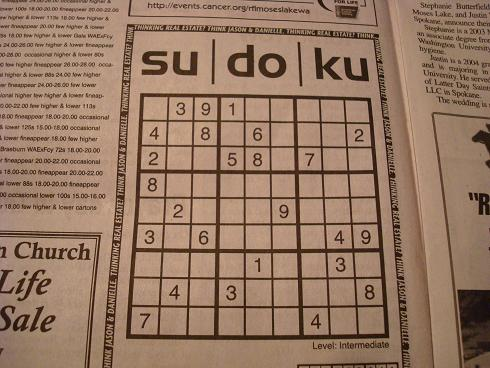
#> input picture sudoku.jpg, 490 x 368 px
$ python hough_lineP_transform.py
#> lines starting #> are read from the running program, lines starting #| are printed output that depends on the picture; after the words box and inside, x2 and y2 are one past the last pixel; in counts of white or black regions, pixels touching at a corner belong together
import cv2
import numpy as np

img = cv2.imread('sudoku.jpg')
#> img is the input picture: shape (368, 490, 3); mean B, G, R 99.6, 120.7, 150.8
gray = cv2.cvtColor(img, cv2.COLOR_BGR2GRAY)
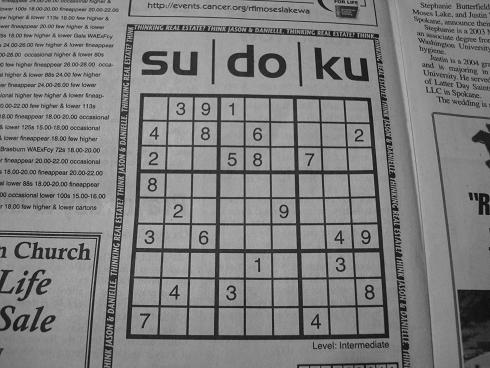
#> gray: shape (368, 490); min 4, max 196, mean 127.3

# detect edges
edges = cv2.Canny(gray, 50, 150, apertureSize=3)
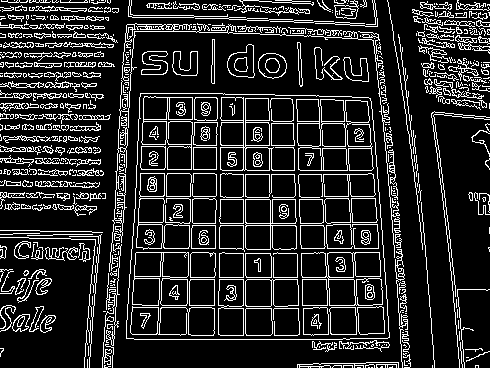
#> edges: shape (368, 490); 15.7% white in thin lines or dots

# detect lines
lines = cv2.HoughLinesP(edges, 1, np.pi/180, 100, minLineLength=100, maxLineGap=10)
#> lines = 78 rows, first 6: [134, 339, 349, 339], [245, 333, 245, 94], [243, 335, 243, 94], [213, 18, 377, 26], [170, 277, 353, 277], [270, 248, 394, 248]

for line in lines:
    x1, y1, x2, y2 = line[0]
    cv2.line(img, (x1, y1), (x2, y2), (0, 255, 0), 2)
#> this loop made 78 passes
#> (x1, y1, x2, y2) on passes 1 to 12: (134, 339, 349, 339), (245, 333, 245, 94), (243, 335, 243, 94), (213, 18, 377, 26), (170, 277, 353, 277), (270, 248, 394, 248), (217, 122, 330, 123), (215, 174, 395, 174), (0, 116, 242, 120), (268, 145, 271, 317), (120, 97, 241, 97), (103, 345, 117, 182)
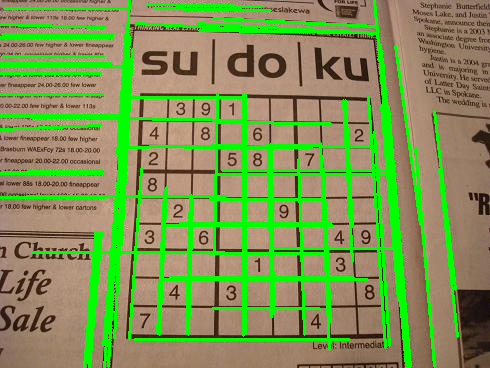
#> img: shape (368, 490, 3); 17.7% of pixels changed, all inside (x1, y1, x2, y2) = (0, 0, 459, 368)

cv2.imshow('image', img)

# export processed image
cv2.imwrite('output_houghlineP.png', img)

cv2.waitKey(0)
cv2.destroyAllWindows()
